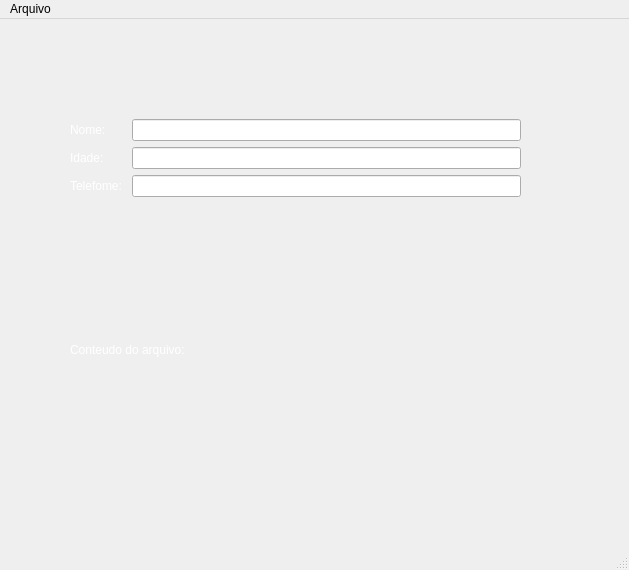
<?xml version="1.0" encoding="UTF-8"?>
<ui version="4.0">
 <class>MainWindow</class>
 <widget class="QMainWindow" name="MainWindow">
  <property name="geometry">
   <rect>
    <x>0</x>
    <y>0</y>
    <width>629</width>
    <height>570</height>
   </rect>
  </property>
  <property name="windowTitle">
   <string>MainWindow</string>
  </property>
  <widget class="QWidget" name="centralwidget">
   <widget class="QWidget" name="formLayoutWidget">
    <property name="geometry">
     <rect>
      <x>70</x>
      <y>100</y>
      <width>451</width>
      <height>111</height>
     </rect>
    </property>
    <layout class="QFormLayout" name="formLayout">
     <item row="0" column="0">
      <widget class="QLabel" name="label_4">
       <property name="styleSheet">
        <string notr="true">font: 75 16pt &quot;MS Shell Dlg 2&quot;;
color: rgb(255, 255, 255);</string>
       </property>
       <property name="text">
        <string>Nome: </string>
       </property>
      </widget>
     </item>
     <item row="1" column="0">
      <widget class="QLabel" name="label_5">
       <property name="styleSheet">
        <string notr="true">font: 75 16pt &quot;MS Shell Dlg 2&quot;;
color: rgb(255, 255, 255);</string>
       </property>
       <property name="text">
        <string>Idade: </string>
       </property>
      </widget>
     </item>
     <item row="2" column="0">
      <widget class="QLabel" name="label_6">
       <property name="styleSheet">
        <string notr="true">font: 75 16pt &quot;MS Shell Dlg 2&quot;;
color: rgb(255, 255, 255);</string>
       </property>
       <property name="text">
        <string>Telefome: </string>
       </property>
      </widget>
     </item>
     <item row="0" column="1">
      <widget class="QLineEdit" name="lineEdit_4">
       <property name="styleSheet">
        <string notr="true">font: 75 16pt &quot;MS Shell Dlg 2&quot;;</string>
       </property>
      </widget>
     </item>
     <item row="1" column="1">
      <widget class="QLineEdit" name="lineEdit_5">
       <property name="styleSheet">
        <string notr="true">font: 75 16pt &quot;MS Shell Dlg 2&quot;;</string>
       </property>
      </widget>
     </item>
     <item row="2" column="1">
      <widget class="QLineEdit" name="lineEdit_6">
       <property name="styleSheet">
        <string notr="true">font: 75 16pt &quot;MS Shell Dlg 2&quot;;</string>
       </property>
      </widget>
     </item>
    </layout>
   </widget>
   <widget class="QLabel" name="label">
    <property name="geometry">
     <rect>
      <x>70</x>
      <y>290</y>
      <width>481</width>
      <height>81</height>
     </rect>
    </property>
    <property name="styleSheet">
     <string notr="true">font: 75 16pt &quot;MS Shell Dlg 2&quot;;
color: rgb(255, 255, 255);</string>
    </property>
    <property name="text">
     <string>Conteudo do arquivo: </string>
    </property>
   </widget>
   <widget class="QLabel" name="label_2">
    <property name="geometry">
     <rect>
      <x>70</x>
      <y>390</y>
      <width>481</width>
      <height>81</height>
     </rect>
    </property>
    <property name="styleSheet">
     <string notr="true">font: 75 16pt &quot;MS Shell Dlg 2&quot;;
color: rgb(255, 255, 255);</string>
    </property>
    <property name="text">
     <string/>
    </property>
   </widget>
  </widget>
  <widget class="QMenuBar" name="menubar">
   <property name="geometry">
    <rect>
     <x>0</x>
     <y>0</y>
     <width>629</width>
     <height>21</height>
    </rect>
   </property>
   <widget class="QMenu" name="menuArquivo">
    <property name="title">
     <string>Arquivo</string>
    </property>
    <addaction name="actionSalvar"/>
    <addaction name="actionAbrir"/>
   </widget>
   <addaction name="menuArquivo"/>
  </widget>
  <widget class="QStatusBar" name="statusbar"/>
  <action name="actionSalvar">
   <property name="text">
    <string>Salvar</string>
   </property>
  </action>
  <action name="actionAbrir">
   <property name="text">
    <string>Abrir</string>
   </property>
  </action>
 </widget>
 <resources/>
 <connections/>
</ui>
